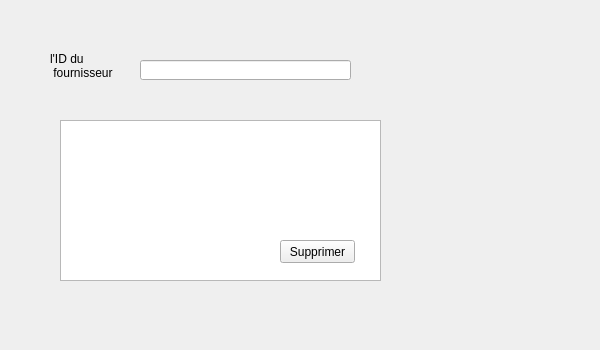
      <widget class="QWidget" name="tab_4">
       <attribute name="icon">
        <iconset>
         <normaloff>../../Projet C++/123591923_876490303119737_5660560239496761891_n.png</normaloff>../../Projet C++/123591923_876490303119737_5660560239496761891_n.png</iconset>
       </attribute>
       <attribute name="title">
        <string>Supprimer </string>
       </attribute>
       <widget class="QPushButton" name="pushButton_supprimer_2">
        <property name="geometry">
         <rect>
          <x>280</x>
          <y>240</y>
          <width>75</width>
          <height>23</height>
         </rect>
        </property>
        <property name="font">
         <font>
          <pointsize>9</pointsize>
          <weight>50</weight>
          <bold>false</bold>
         </font>
        </property>
        <property name="text">
         <string>Supprimer</string>
        </property>
       </widget>
       <widget class="QLineEdit" name="recherche">
        <property name="geometry">
         <rect>
          <x>140</x>
          <y>60</y>
          <width>211</width>
          <height>20</height>
         </rect>
        </property>
        <property name="maxLength">
         <number>10</number>
        </property>
       </widget>
       <widget class="QLabel" name="label_18">
        <property name="geometry">
         <rect>
          <x>50</x>
          <y>50</y>
          <width>81</width>
          <height>31</height>
         </rect>
        </property>
        <property name="font">
         <font>
          <pointsize>9</pointsize>
          <weight>50</weight>
          <bold>false</bold>
         </font>
        </property>
        <property name="text">
         <string>l'ID du
 fournisseur</string>
        </property>
       </widget>
       <widget class="QLabel" name="label_13">
        <property name="geometry">
         <rect>
          <x>400</x>
          <y>110</y>
          <width>191</width>
          <height>231</height>
         </rect>
        </property>
        <property name="text">
         <string/>
        </property>
        <property name="pixmap">
         <pixmap>../../Projet C++/suprimer.jpg</pixmap>
        </property>
       </widget>
       <widget class="QTableView" name="tableAffichage">
        <property name="geometry">
         <rect>
          <x>60</x>
          <y>120</y>
          <width>321</width>
          <height>161</height>
         </rect>
        </property>
       </widget>
       <zorder>label_13</zorder>
       <zorder>tableAffichage</zorder>
       <zorder>pushButton_supprimer_2</zorder>
       <zorder>recherche</zorder>
       <zorder>label_18</zorder>
      </widget>
